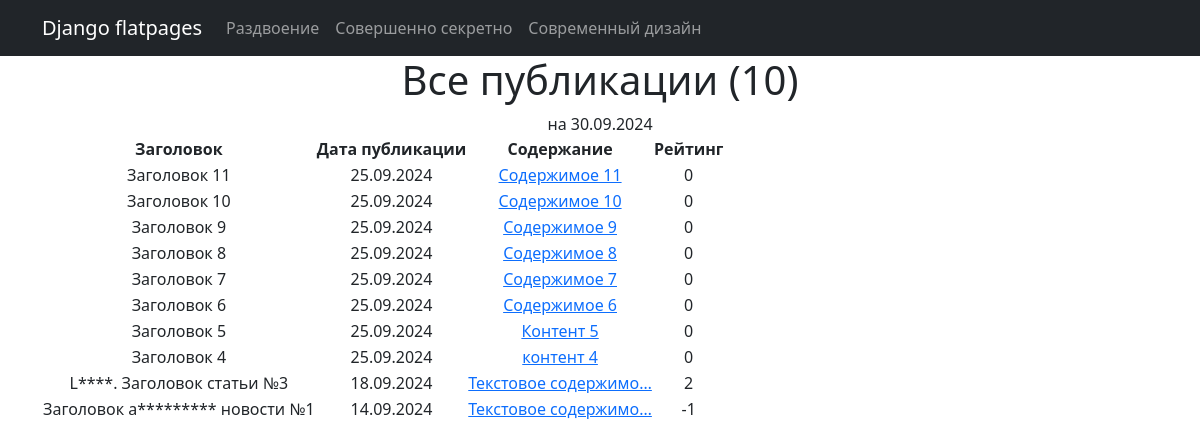
Page /news/ on the committed database.
### news/models.py (models this page shows, shortened)
class Post(models.Model):
    class PostKind(models.TextChoices):
        NEW = "NEW", _("Новость")
        ART = "ART", _("Статья")
    author = models.ForeignKey(Author, on_delete=models.CASCADE, verbose_name=_("Автор"))
    kind = models.CharField(max_length=3, choices=PostKind, default=PostKind.NEW, verbose_name=_("Тип"))
    created_dt = models.DateTimeField(default=now, editable=False, verbose_name=_("Дата/время создания"))
    title = models.CharField(max_length = 255, unique=True, verbose_name=_("Заголовок"))
    content = models.TextField(verbose_name=_("Содержание"))
    rating = models.IntegerField(default=0, verbose_name=_("Рейтинг"))
    categories = models.ManyToManyField(Category, verbose_name=_("Категории"))
    class Meta:
        verbose_name_plural = "Публикации"
        verbose_name = "Публикация"

### news/views.py (the view)
# urls.py: path('', PostsList.as_view()),
class PostsList(ListView):
    model = Post
    ordering = '-created_dt'
    template_name = 'news.html'
    context_object_name = 'posts_list'
    paginate_by = 10

### news/templatetags/custom_filters.py (called while the page is built)
@register.filter(name='censor')
def censor(value):
   try:
      if not isinstance(value, str):
         raise CensorException("Error: is not a text")
      for word in FILTERED_WORDS:
         if word in value:
            value = value.replace(word, word[:1] + '*'*(len(word)-1))
         if word.capitalize() in value:
            value = value.replace(word.capitalize(), word.capitalize()[:1] + '*'*(len(word)-1))
      return value
   except CensorException as e:
      print (e)

### news/templatetags/custom_tags.py (called while the page is built)
@register.simple_tag()
def current_time(format_string='%d.%m.%Y'):
   return datetime.utcnow().strftime(format_string)

### templates/news.html (shortened to what this page needs)
{% extends 'flatpages/default.html' %}
{% load custom_tags %}
{% load custom_filters %}
{% block content %}
<h1>Все публикации ({{ posts_list|length }})</h1>
на {% current_time '%d.%m.%Y' %}
{% if posts_list %}
       <table>
           <thead>
           <tr>
               <th>Заголовок</th>
               <th>Дата публикации</th>
               <th>Содержание</th>
               <th>Рейтинг</th>
           </tr>
           </thead>
           <tbody>
           {% for post in posts_list %}
           <tr>
               <td>{{post.title|censor}}</td>
               <td>{{post.created_dt|date:'d.m.Y'}}</td>
               <td><a href="/news/{{post.id}}/">{{post.content|censor|truncatechars:20}}</a></td>
               <td>{{post.rating}}</td>
           </tr>
           {% endfor %}
           </tbody>
       </table>
{% else %}
<h2>Публикаций нет</h2>
{% endif %}
{% endblock content %}

### templates/flatpages/default.html (shortened to what this page needs)
<!DOCTYPE html>
<html lang="en">
    <head>
        {% load static %}
        <link href="{% static 'css/styles.css' %}" rel="stylesheet" />
    </head>
    <body>
        <nav class="navbar navbar-expand-lg navbar-dark bg-dark static-top">
           <div class="container">
               <a class="navbar-brand" href="#">Django flatpages</a>
               <div class="collapse navbar-collapse" id="navbarResponsive">
                   <ul class="navbar-nav ml-auto">
                       <li class="nav-item">
                           <a class="nav-link" href="/duplicated/">Раздвоение</a>
                       </li>
                       <li class="nav-item">
                           <a class="nav-link" href="/top-secret/">Совершенно секретно</a>
                       </li>
                       <li class="nav-item">
                           <a class="nav-link" href="/modern-web-design/">Современный дизайн</a>
                       </li>
                   </ul>
               </div>
           </div>
        </nav>
        <div class="container">
           <div class="row">
               <div class="col-lg-12 text-center">
                   {% block content %}{% endblock content %}
               </div>
           </div>
        </div>
    </body>
</html>

### rows in the picture
Post: title|censor "Заголовок 11", created_dt "25.09.2024", content|censor "Содержимое 11", rating "0"
Post: title|censor "Заголовок 10", created_dt "25.09.2024", content|censor "Содержимое 10", rating "0"
Post: title|censor "Заголовок 9", created_dt "25.09.2024", content|censor "Содержимое 9", rating "0"
Post: title|censor "Заголовок 8", created_dt "25.09.2024", content|censor "Содержимое 8", rating "0"
Post: title|censor "Заголовок 7", created_dt "25.09.2024", content|censor "Содержимое 7", rating "0"
Post: title|censor "Заголовок 6", created_dt "25.09.2024", content|censor "Содержимое 6", rating "0"
Post: title|censor "Заголовок 5", created_dt "25.09.2024", content|censor "Контент 5", rating "0"
Post: title|censor "Заголовок 4", created_dt "25.09.2024", content|censor "контент 4", rating "0"
Post: title|censor "L****. Заголовок статьи №3", created_dt "18.09.2024", content|censor "Текстовое содержимо…", rating "2"
Post: title|censor "Заголовок a********* новости №1", created_dt "14.09.2024", content|censor "Текстовое содержимо…", rating "-1"

### other values in the picture
{{ posts_list|length }} "10"
